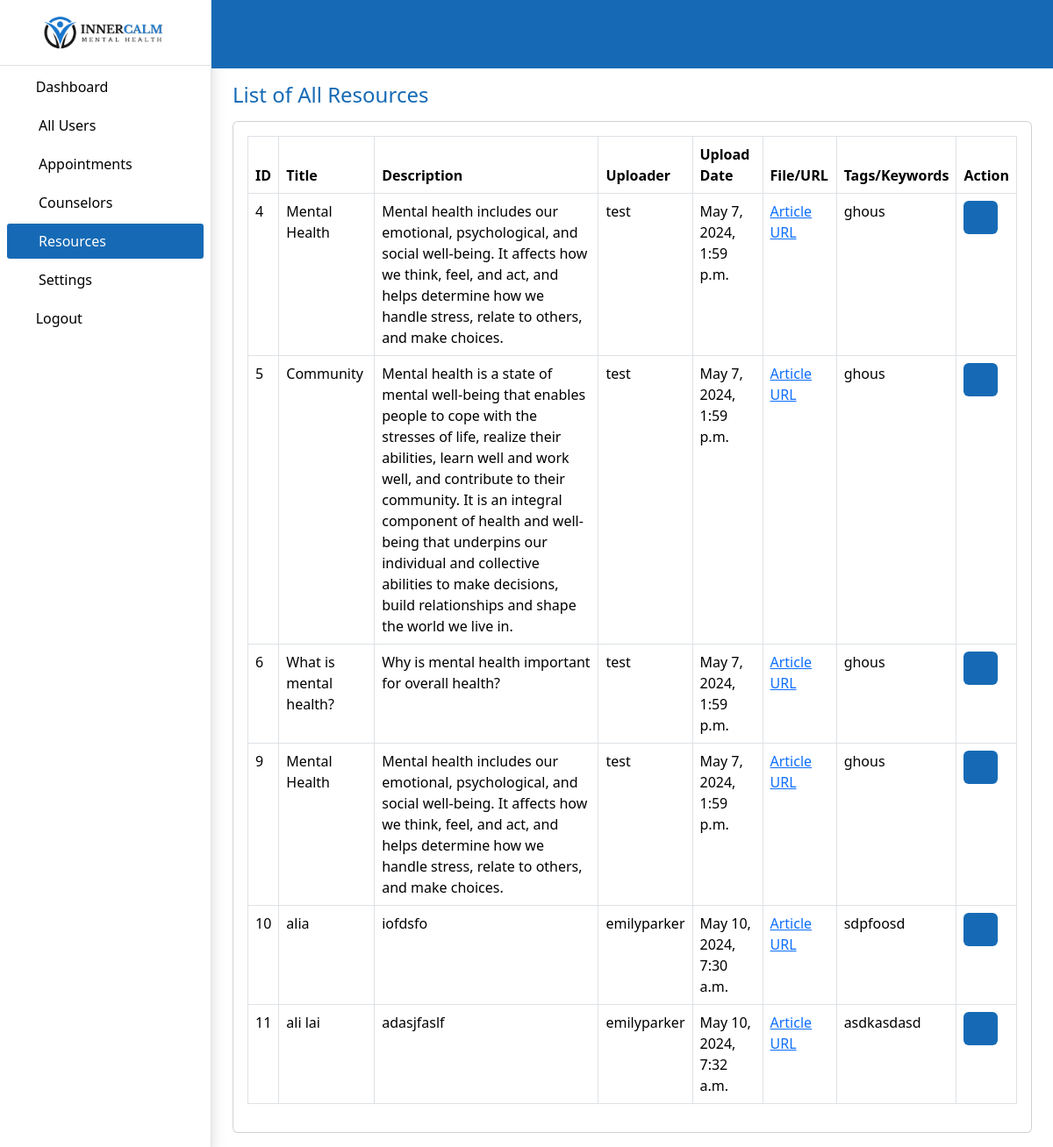
Screenshot of /admin_portal/allresources/ (signed in) with the database file from the repository.
### accounts/models.py (models this page shows)
class Resources(models.Model):
    title=models.CharField(default='NA',max_length=100)
    description=models.CharField(default='NA',max_length=1000)
    media=models.CharField(max_length=1000,null=True, blank=True)
    link=models.CharField(max_length=1000,null=True, blank=True)
    user = models.ForeignKey(User, on_delete=models.CASCADE)
    keywords=models.CharField(max_length=1000,null=True, blank=True)
    created_at = models.DateTimeField(auto_now_add=True, null=True, blank=True)

class User(AbstractUser):
    is_admin = models.BooleanField(default=False)
    is_client = models.BooleanField(default=False)
    is_doc = models.BooleanField(default=False)
    age = models.IntegerField(default='0')
    gender = models.CharField(default='NA',max_length=10)
    location = models.CharField(default='NA',max_length=50)
    lang=models.CharField(default='NA',max_length=50)
    phone=models.IntegerField(default='0',max_length=12)
    lang=models.CharField(default='NA',max_length=50)
    groups = models.ManyToManyField(
        Group,
        blank=True,
        related_name='custom_user_groups',  # Unique related_name for groups
    )
    user_permissions = models.ManyToManyField(
        Permission,
        blank=True,
        related_name='custom_user_permissions',  # Unique related_name for permissions
)

### admin_portal/views.py (the view)
# urls.py: path('allresources/', views.all_resources, name='allresources'),
@login_required
def all_resources(request):
    data=Resources.objects.all()
    return render(request, 'admin_portal/allresources.html',{'data':data})

### admin_portal/templates/admin_portal/allresources.html (shortened to what this page needs)
{% load static %}
<!DOCTYPE html>
<html lang="en">
<head>
    <link rel="stylesheet" href="{% static 'website/img/favicon.png' %}" rel="icon">
    <link rel="stylesheet" href="{% static 'website/img/apple-touch-icon.png' %}" rel="apple-touch-icon">
    <link rel="stylesheet" href="{% static 'website/vendor/fontawesome-free/css/all.min.css' %}">
    <link rel="stylesheet" href="{% static 'website/vendor/animate.css/animate.min.css' %}">
    <link rel="stylesheet" href="{% static 'website/vendor/bootstrap/css/bootstrap.min.css' %}">
    <link rel="stylesheet" href="{% static 'website/vendor/bootstrap-icons/bootstrap-icons.css' %}">
    <link rel="stylesheet" href="{% static 'website/vendor/boxicons/css/boxicons.min.css' %}">
    <link rel="stylesheet" href="{% static 'website/vendor/glightbox/css/glightbox.min.css' %}">
    <link rel="stylesheet" href="{% static 'website/vendor/remixicon/remixicon.css' %}">
    <link rel="stylesheet" href="{% static 'website/vendor/swiper/swiper-bundle.min.css' %}">
    <link rel="stylesheet" href="{% static 'website/css/admin_styles.css' %}">
    <link rel="stylesheet" href="{% static 'website/css/datatables.css' %}">
</head>
<body>
    <div class="d-flex" id="wrapper">
        <div class="primary-bg shadow border-end " id="sidebar-wrapper">
            <div class="text-center primary-text bg-blue-color fs-4 fw-semibold text-uppercase border-bottom">
                <a href="{% url 'website:home' %}">
                    <img src="{% static 'website/img/blacklogo2.png' %}" class="py-3" width="150" height="auto" alt="">
                </a>
            </div>
            <ul class="navbar-nav sidebar_list">
                <li class="nav-item px-2 py-0 mt-1">
                    <a href="{% url 'admin_portal:home' %}" class="text-decoration-none nav-link px-2">
                        <span><i class="fas fa-tachometer-alt me-2"></i></span>
                        <span>Dashboard</span>
                    </a>
                </li>
                <li class="nav-item px-2 py-0 mt-1">
                    <a class="text-decoration-none nav-link px-2 d-flex justify-content-between"
                        data-bs-toggle="collapse" href="#collapseExample" onclick="toggleArrow()" role="button"
                        aria-expanded="false" aria-controls="collapseExample">
                        <span><i class="fa-solid fa-users me-2 size"></i>All Users</span>
                        <span id="myArrow1"><i class="fas fa-angle-right"></i></span>
                    </a>
                </li>
                <li class="nav-item px-2 py-0 mt-1">
                    <a class="text-decoration-none nav-link px-2 d-flex justify-content-between"
                        data-bs-toggle="collapse" href="#collapseSchedular" onclick="toggleArrow1()" role="button"
                        aria-expanded="false" aria-controls="collapseExample">
                        <span><i class="fa-solid fa-clipboard-list me-2 size"></i>Appointments</span>
                        <span id="myArrow2"><i class="fas fa-angle-right"></i></span>
                    </a>
                </li>
                <li class="nav-item px-2 py-0 mt-1">
                    <a class="text-decoration-none nav-link px-2 d-flex justify-content-between"
                        data-bs-toggle="collapse" href="#collapseadmin" onclick="toggleArrow2()" role="button"
                        aria-expanded="false" aria-controls="collapseExample">
                        <span><i class="fa-solid fa-user-doctor me-2 size"></i>Counselors</span>
                        <span id="myArrow3"><i class="fas fa-angle-right"></i></span>
                    </a>
                </li>
                <li class="nav-item px-2 py-0 mt-1">
                    <a class="text-decoration-none nav-link px-2 d-flex justify-content-between active"
                        data-bs-toggle="collapse" href="#collapseanalytics" onclick="toggleArrow3()" role="button"
                        aria-expanded="false" aria-controls="collapseExample">
                        <span><i class="fa-solid fa-cubes
                         me-2 size"></i>Resources</span>
                        <span id="myArrow4"><i class="fas fa-angle-right"></i></span>
                    </a>
                </li>
                <li class="nav-item px-2 py-0 mt-1">
                    <a class="text-decoration-none nav-link px-2 d-flex justify-content-between"
                        data-bs-toggle="collapse" href="#collapseanalytics7" onclick="toggleArrow7()" role="button"
                        aria-expanded="false" aria-controls="collapseExample">
                        <span><i class="fa-solid fa-gear me-2 size"></i>Settings</span>
                        <span id="myArrow4"><i class="fas fa-angle-right"></i></span>
                    </a>
                </li>
                <li class="nav-item px-2 py-0 mt-1">
                    <a href="{% url 'accounts:logout' %}" class="text-decoration-none nav-link px-2">
                        <span><i class="fas fa-power-off me-2"></i></span>
                        <span>Logout</span>
                    </a>
                </li>
            </ul>
        </div>
        <div id="page-content-wrapper">
            <header class="">
                <nav class="bg-blue custom_nav">
                    <div class="container-fluid mt-1">
                        <div class="row g-2 align-items-center justify-content-between">
                            <div class="col-4 col-sm-4 col-md-6 col-lg-6 col-xl-6 col-xxl-6">
                                <div class="d-flex align-items-center text-white">
                                    <i class="fas fa-sliders-h fs-4 me-3" style="color: #fff;" id="menu-toggle"></i>
                                </div>
                            </div>
                            <div class="col-8 col-sm-8 col-md-6 col-lg-6 col-xl-6 col-xxl-6 text-end">
                                <div class="d-flex align-items-center justify-content-end">
                                    <div class="dropdown">
                                        <button class="btn p-0 border-0" type="button" id="dropdownMenuButton1"
                                            data-bs-toggle="dropdown" aria-expanded="false">
                                            <div class="d-flex align-items-center justify-content-center">
                                                <span><i class="fas fa-bell text-light"></i></span>
                                            </div>
                                        </button>
                                    </div>
                                    <div class="dropdown">
                                        <button class="btn p-0 border-0 " type="button" id="dropdownMenuButton1"
                                            data-bs-toggle="dropdown" aria-expanded="false">
                                            <div class="d-flex align-items-center ms-3">
                                                <span><i class="fas fa-user-circle text-light fs-2"></i></span>
                                            </div>
                                        </button>
                                    </div>
                                </div>
                            </div>
                        </div>
                    </div>
                </nav>
            </header>
            <div class="container-fluid px-4">
                <div class="col-12">
                    <div class="card border-0">
                        <div class="card-body px-0">
                            <h4 class="text-orange mb-3">List of All Resources</h4>
                            <div class="row g-3">
                                <div class="col-lg-12">
                                    <div class="card">
                                        <div class="card-body">
                                            <div class="table-responsive">
                                                <table class="table table-bordered" id="resources-table">
                                                    <thead class="bg_orange text-light fw-semibold">
                                                        <tr>
                                                            <th>ID</th>
                                                            <th>Title</th>
                                                            <th>Description</th>
                                                            <th>Uploader</th>
                                                            <th>Upload Date</th>
                                                            <th>File/URL</th>
                                                            <th>Tags/Keywords</th>
                                                            <th>Action</th>
                                                        </tr>
                                                    </thead>
                                                    <tbody>
                                                        {% for data in data %}
                                                        <tr>
                                                            <td>{{data.id}}</td>
                                                            <td>{{data.title}}</td>
                                                            <td>{{data.description}}</td>
                                                            <td>{{data.user.username}}</td>
                                                            <td>{{data.created_at}}</td>
                                                            <td><a href="{{data.link}}">Article URL</a></td>
                                                            <td>{{data.keywords}}</td>
                                                            <td>
                                                                <div class="">
                                                                    <a href="#" class="btn btn-main">
                                                                        <span><i class="fas fa-trash-alt"></i></span>
                                                                    </a>
                                                                </div>
                                                            </td>
                                                        </tr>
                                                        {% endfor %}
                                                    </tbody>
                                                </table>
                                            </div>
                                        </div>
                                    </div>
                                </div>
                            </div>
                        </div>
                    </div>
                </div>
            </div>
        </div>
    </div>
</body>
</html>

### website/static/website/css/admin_styles.css (style rules this page uses)
:root { --main-bg-color: #25293c; --white-color: #ffffff; --blue-color: #fff; --orange-color: #166AB5; --black-color: #000; }
.primary-text { color: var(--white-color); }
.bg-blue { background: var(--orange-color); }
.text-orange { color: var(--orange-color); }
.bg-blue-color { background-color: var(--blue-color); }
.primary-bg { background-color: var(--blue-color) !important; }
.bg_orange { background-color: var(--orange-color); }
#wrapper { overflow-x: hidden; background-color: #fff !important; }
#sidebar-wrapper { min-height: 100vh; margin-left: -15rem; -webkit-transition: margin 0.25s ease-out; -moz-transition: margin 0.25s ease-out; -o-transition: margin 0.25s ease-out; transition: margin 0.25s ease-out; }
#sidebar-wrapper .sidebar_list { width: 15rem; }
#page-content-wrapper { min-width: 100vw; }
#menu-toggle { cursor: pointer; }
.sidebar_list .nav-item { border: none; padding: 15px 10px; }
.sidebar_list .nav-item .nav-link { color: #000 !important; font-size: 1rem; position: relative; }
.sidebar_list .nav-item .nav-link.active { background-color: var(--orange-color) !important; border: none; color: #ffffff !important; border-radius: 0.2rem; }
@media (min-width: 1200px) { #sidebar-wrapper { margin-left: 0; } }
@media (min-width: 1200px) { #page-content-wrapper { min-width: 0; width: 100%; } }
.custom_nav { padding: 1.27rem 0.5rem; }
.size { width: 20px; }
.btn-main { background: var(--orange-color); color: #fff; }

### rows the page displays
Resources: id "4", title "Mental Health", description "Mental health includes our emotional, psychological, and social well-being. It affects how we think, feel, and act, and helps determine how we handle stress, relate to others, and make choices.", user.username "test", created_at "May 7, 2024, 1:59 p.m.", keywords "ghous"
Resources: id "5", title "Community", description "Mental health is a state of mental well-being that enables people to cope with the stresses of life, realize their abilities, learn well and work well, and contribute to their community. It is an integral component of health and well-being that underpins our individual and collective abilities to make decisions, build relationships and shape the world we live in.", user.username "test", created_at "May 7, 2024, 1:59 p.m.", keywords "ghous"
Resources: id "6", title "What is mental health?", description "Why is mental health important for overall health?", user.username "test", created_at "May 7, 2024, 1:59 p.m.", keywords "ghous"
Resources: id "9", title "Mental Health", description "Mental health includes our emotional, psychological, and social well-being. It affects how we think, feel, and act, and helps determine how we handle stress, relate to others, and make choices.", user.username "test", created_at "May 7, 2024, 1:59 p.m.", keywords "ghous"
Resources: id "10", title "alia", description "iofdsfo", user.username "emilyparker", created_at "May 10, 2024, 7:30 a.m.", keywords "sdpfoosd"
Resources: id "11", title "ali lai", description "adasjfaslf", user.username "emilyparker", created_at "May 10, 2024, 7:32 a.m.", keywords "asdkasdasd"
